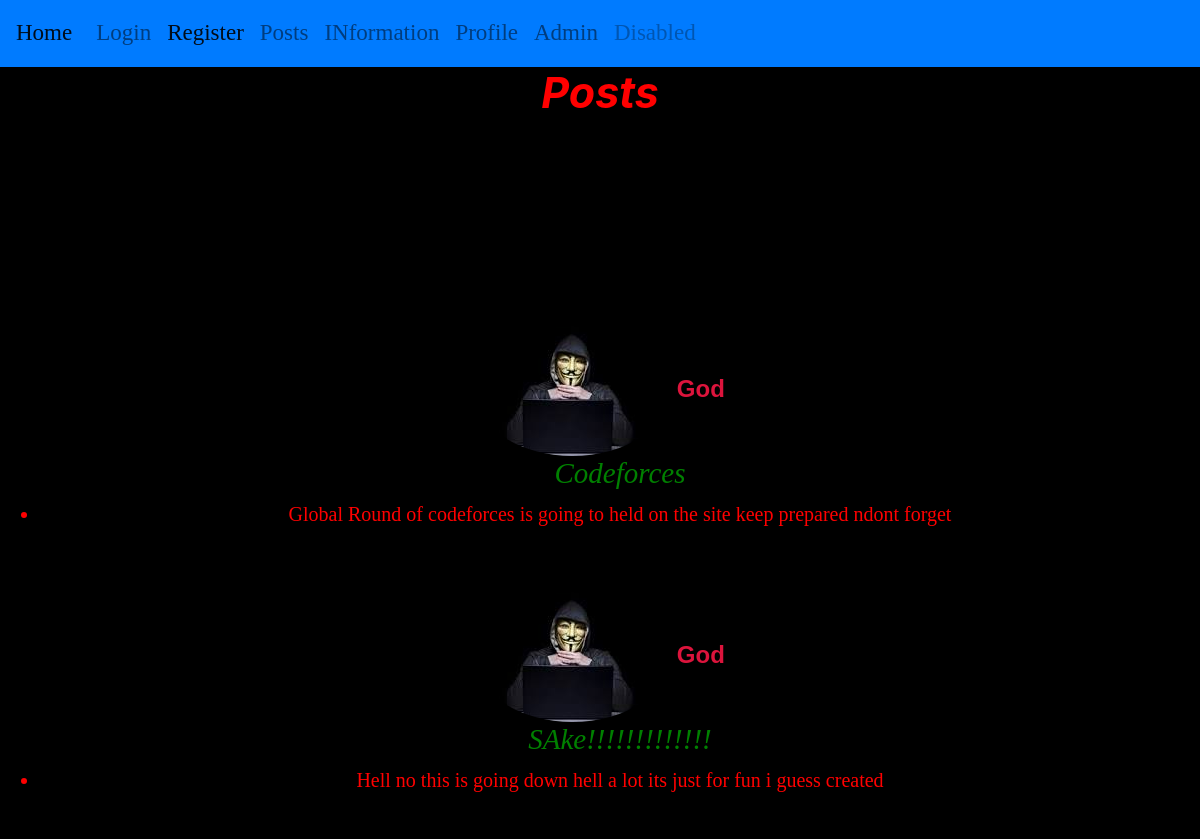
The app's page /blog/post/ (signed in) with its own data.
### blog/models.py (models this page shows)
class Post(models.Model):
    title=models.CharField(max_length=400)
    content=models.TextField()
    author=models.ForeignKey(User,on_delete=models.CASCADE)

### users/models.py (models this page shows, shortened)
class Account(models.Model):
   user=models.OneToOneField(User,on_delete=models.CASCADE);
   image=models.ImageField(default="default.jpg",upload_to="profile_pics")

### blog/views.py (the view)
# urls.py: path('post/',views.Post_view,name="blog-post")
@login_required
def Post_view(req):
    context={
        "posts":Post.objects.all()
    }
    return render(req,"blog/post.html",context);

### blog/templates/blog/post.html (shortened to what this page needs)
{% extends 'blog/layout.html' %} {% block content %}
<h1 class="JOJJ"> Posts </h1>
<div class="head"> {% for i in posts %}
    <div class="popp">
        <img class="rounded-circle " src={{i.author.account.image.url}}>
        <b>{{i.author}}</b>
    </div>
    <ul>
        <h3><span style="color:green"> {{i.title}}</h3>
        <li> {{i.content}}</li>
    </ul>
    <hr style="color:antiquewhite"><br>
    {% endfor %}
</div>
{% endblock content %}

### blog/static/blog/style.css (style rules this page uses)
.head { color: red; position: relative; top: 200px; text-align: center; font-family: Georgia, 'Times New Roman', Times, serif; font-size: 20px; }
h1 { font-size: 43px; font-style: italic; font-weight: bolder; }
h3 { font-size: 29px; font-style: oblique; }
body { background-color: black; }
.popp { color: crimson; font-family: Impact, Haettenschweiler, 'Arial Narrow Bold', sans-serif; font-weight: 700; font-size: x-large; text-align: center; }
.JOJJ { color: red; text-align: center; }

### records on screen
Post: author.account.image (picture), author "God", title "Codeforces", content "Global Round of codeforces is going to held on the site keep prepared ndont forget"
Post: author.account.image (picture), author "God", title "SAke!!!!!!!!!!!!!", content "Hell no this is going down hell a lot its just for fun i guess created"
